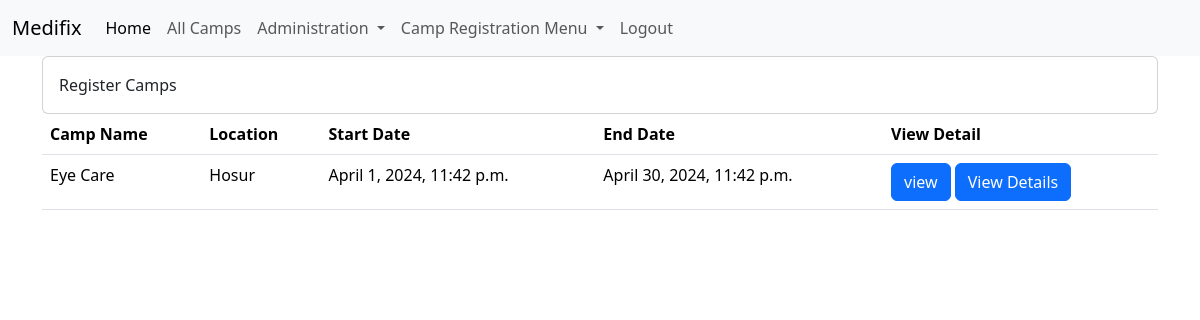
Page /all_camps/ (signed in) on the committed database.
### administration/models.py (models this page shows, shortened)
class camp_details(models.Model):
    camp_name = models.CharField(max_length=200,null=True)
    location = models.CharField(max_length=200, null=True)
    latitude = models.FloatField()
    longitude = models.FloatField()
    start_date_time = models.DateTimeField(blank=True, null=True)
    end_date_time = models.DateTimeField(blank=True, null=True)
    contact_website = models.URLField(max_length=200, null=True, blank=True)
    hospital_name = models.CharField(max_length=150,null=True, blank=True)
    club_name = models.CharField(max_length=150,null=True, blank=True)
    other = models.CharField(max_length = 150, null=True, blank=True)
    description = models.TextField(max_length = 3000, null=True)
    type_of_camp = models.CharField(max_length=30, null=True, choices=type_of_camp)
    cost = models.IntegerField(null=True, blank=True, default='0')
    total_camp_registrations = models.IntegerField()
    camp_register_active = models.BooleanField(default=False)
    registration = models.BooleanField(default=False)
    createdby = models.ForeignKey(User, on_delete=models.DO_NOTHING, null=True, blank=True)

### administration/views.py (the view)
# urls.py: path('all_camps/', views.all_camps, name='all_camps'),
@login_required
def all_camps(request):
    camps = camp_details.objects.filter(camp_register_active=True)
    user = request.user
    user_appointments = appointment.objects.filter(user_name=user)
    camp_appointments = {appointment.camp_name_id: appointment for appointment in user_appointments}
    context = {
        'camps': camps,
        'user_appointments': camp_appointments,
        'user': request.user,
    }
    return render(request, 'camp/all_camps.html', context)

### templates/camp/all_camps.html (shortened to what this page needs)
{% extends 'base.html' %}
{% load static %}
{% block content %}
<div class="card">
    <div class="card-body">
        Register Camps
    </div>
</div>
<table class="table">
    <thead>
        <tr>
            <th>Camp Name</th>
            <th>Location</th>
            <th>Start Date</th>
            <th>End Date</th>
            <th>View Detail</th>
        </tr>
    </thead>
    <tbody>
        {% for camp in camps %}
        <tr>
            <td>{{ camp.camp_name }}</td>
            <td>{{ camp.location }}</td>
            <td>{{ camp.start_date_time }}</td>
            <td>{{ camp.end_date_time }}</td>
            <td>
                <a href="{% url 'camp_details' camp.id %}" class="btn btn-primary">view</a>
                {% if camp.id in user_appointments %}
                    <a href="{% url 'view_campregistration_details' camp.id user.id %}" class="btn btn-primary">View Details</a>
                {% else %}
                    <a href="{% url 'register_appointment' camp.id %}" class="btn btn-success">Register</a>
                {% endif %}
            </td>
        </tr>
        {% empty %}
        <tr>
            <td style="color: red;" colspan="5" class="text-center">No data Avaliable</td>
        </tr>
        {% endfor %}
    </tbody>
</table>
{% endblock %}

### rows in the picture
camp_details: camp_name "Eye Care", location "Hosur", start_date_time "April 1, 2024, 11:42 p.m.", end_date_time "April 30, 2024, 11:42 p.m.", shows "View Details"
